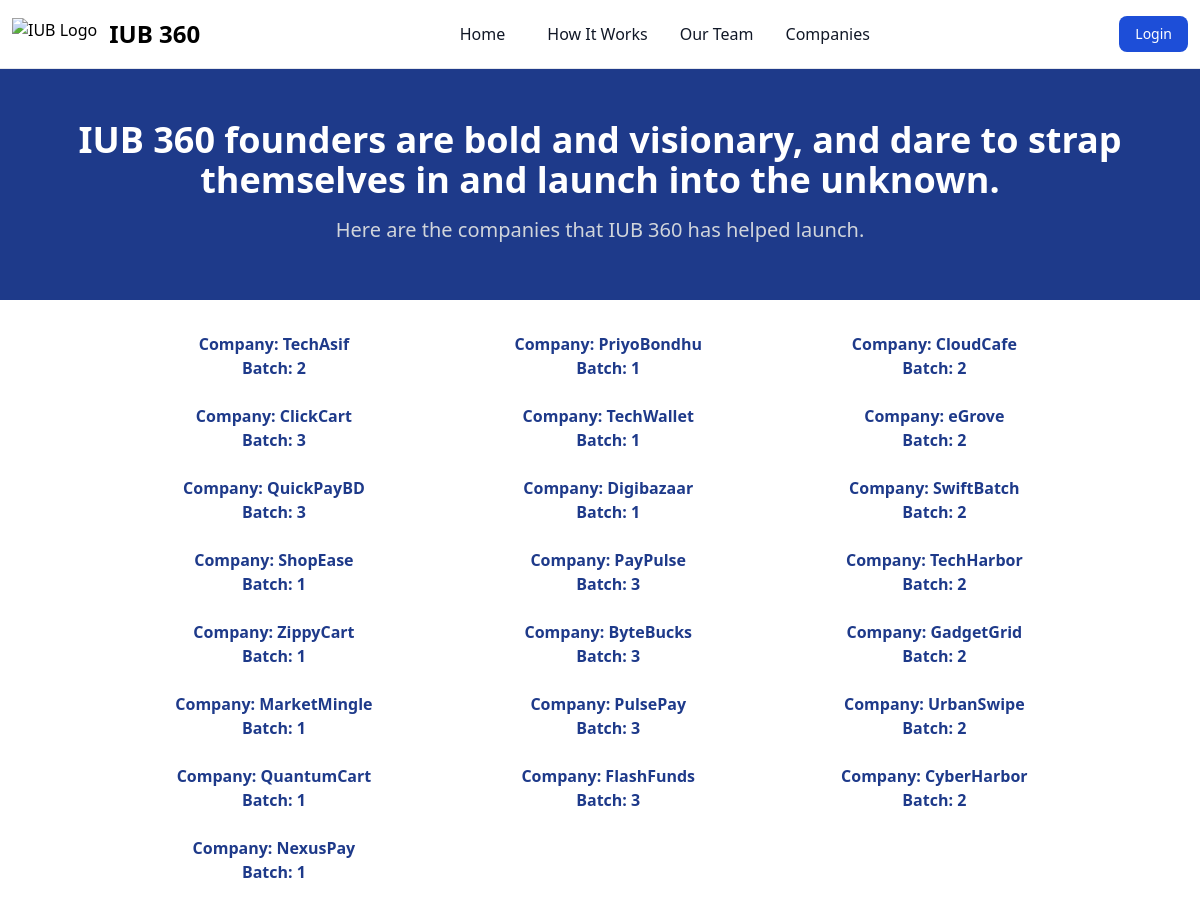
Page /companies.php on the earlier database version.
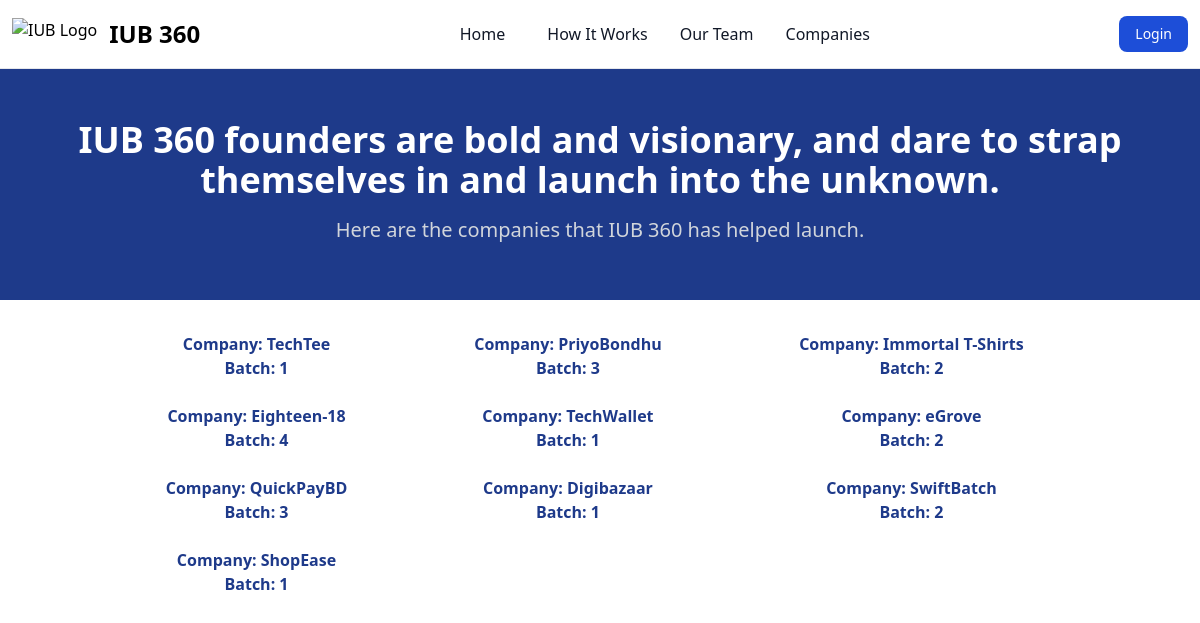
Same page on the later database version.
### tables this page shows
CREATE TABLE `companies` (
  `id` int(6) NOT NULL,
  `name` varchar(20) NOT NULL,
  `batch` int(6) NOT NULL
);

### companies.php (the view, shortened to what this page needs)
<!DOCTYPE html>
<html lang="en">
<head>
    <script src="https://cdn.tailwindcss.com"></script>
    <link href="https://cdnjs.cloudflare.com/ajax/libs/flowbite/2.2.0/flowbite.min.css"  rel="stylesheet" />
    <link rel="stylesheet" href="./css/companies.css">
</head>
<body>
    <?php include('assets/header.php') ?>
    <section class="bg-center bg-no-repeat bg-blue-900 pt-24">
        <div class="px-4 mx-auto max-w-screen-xl text-center pb-6 lg:pt-6">
            <h1 class="mb-4 text-3xl font-extrabold text-white sm:text-4xl">
            IUB 360 founders are bold and visionary, and dare to strap themselves in and launch into the unknown.
            </h1>
            <p class="mb-8 text-lg font-normal text-gray-300 lg:text-xl sm:px-16 lg:px-48">Here are the companies that IUB 360 has helped launch.</p>
        </div>
    </section>
    <div class="container text-center">
        <?php
            include "connection.php";
            $sql = "SELECT * FROM companies";
            $result = $conn->query($sql);
            if ($result->num_rows > 0) {
                echo '<table class="table table-borderless text-blue-900 font-bold">';
                $count = 0;
                while ($row = $result->fetch_assoc()) {
                    if ($count % 3 == 0) {
                        echo '<tr>';
                    }
                    echo '<td>';
                    echo 'Company: ' . $row['name'] . '<br>';
                    echo 'Batch: ' . $row['batch'];
                    echo '</td>';
                    $count++;
                    if ($count % 3 == 0) {
                        echo '</tr>';
                    }
                }
                echo '</table>';
            } else {
                echo 'No companies found.';
            }
        ?>
    </div>
</body>
</html>

### assets/header.php (shortened to what this page needs)
<html>
<nav class="bg-white fixed w-full z-50 top-0 left-0 border-b border-gray-200">
    <div class="max-w-screen-xl flex flex-wrap items-center justify-between mx-auto p-3">
      <a href="./index.php" class="flex items-center">
        <img src="https://seeklogo.com/images/I/independent-university-logo-776F5F3A69-seeklogo.com.png"
          class="h-8 mr-3" alt="IUB Logo">
        <span class="self-center text-2xl font-semibold whitespace-nowrap">IUB 360</span>
      </a>
      <div class="flex md:order-2">
        <button type="button"
          class="text-white bg-blue-700 hover:bg-blue-900 font-medium rounded-lg text-sm px-4 py-2 text-center mr-3 md:mr-0"> <a href="login.php">Login</a></button>
      </div>
      <div class="items-center justify-between hidden w-full md:flex md:w-auto md:order-1" id="navbar-sticky">
        <ul
          class="flex flex-col p-4 md:p-0 mt-4 font-medium border border-gray-100 rounded-lg bg-gray-50 md:flex-row md:space-x-8 md:mt-0 md:border-0 md:bg-white">
          <li>
            <a href="index.php"
              class="block py-2 pl-3 pr-4 text-gray-900 rounded hover:bg-gray-100 md:hover:bg-transparent md:hover:text-blue-700 md:p-0">Home</a>
          </li>
          <li>
            <a href="howItWorks.php"
              class="block py-2 pl-3 pr-4 text-gray-900 rounded hover:bg-gray-100 md:hover:bg-transparent md:hover:text-blue-700 md:p-0">How It Works</a>
          </li>
          <li>
            <a href="team.php"
              class="block py-2 pl-3 pr-4 text-gray-900 rounded hover:bg-gray-100 md:hover:bg-transparent md:hover:text-blue-700 md:p-0">Our Team</a>
          </li>
          <li>
            <a href="companies.php"
              class="block py-2 pl-3 pr-4 text-gray-900 rounded hover:bg-gray-100 md:hover:bg-transparent md:hover:text-blue-700 md:p-0">Companies</a>
          </li>
        </ul>
      </div>
    </div>
  </nav>
</html>

### css/companies.css (style rules this page uses)
ul { list-style-type: none; }
li { display: inline-block; margin: 10px; }
.table { width: 100%; margin-bottom: 1rem; color: #212529; margin-top: 20px; }
.table th, .table td { padding: 0.75rem; vertical-align: top; border-top: 1px solid #dee2e6; }
.table-borderless th, .table-borderless td, .table-borderless thead th, .table-borderless tbody + tbody { border: 0; }
.container { width: 100%; padding-right: 15px; padding-left: 15px; margin-right: auto; margin-left: auto; }
.text-center { text-align: center; }

Differences in the rows shown:
removed companies: name "PayPulse", batch "3"
removed companies: name "TechHarbor", batch "2"
removed companies: name "ZippyCart", batch "1"
removed companies: name "ByteBucks", batch "3"
removed companies: name "GadgetGrid", batch "2"
removed companies: name "MarketMingle", batch "1"
removed companies: name "PulsePay", batch "3"
removed companies: name "UrbanSwipe", batch "2"
removed companies: name "QuantumCart", batch "1"
removed companies: name "FlashFunds", batch "3"
removed companies: name "CyberHarbor", batch "2"
removed companies: name "NexusPay", batch "1"
changed companies: name "TechAsif" → "TechTee"; batch "2" → "1"
changed companies "PriyoBondhu": batch "1" → "3"
changed companies: name "CloudCafe" → "Immortal T-Shirts"
changed companies: name "ClickCart" → "Eighteen-18"; batch "3" → "4"
